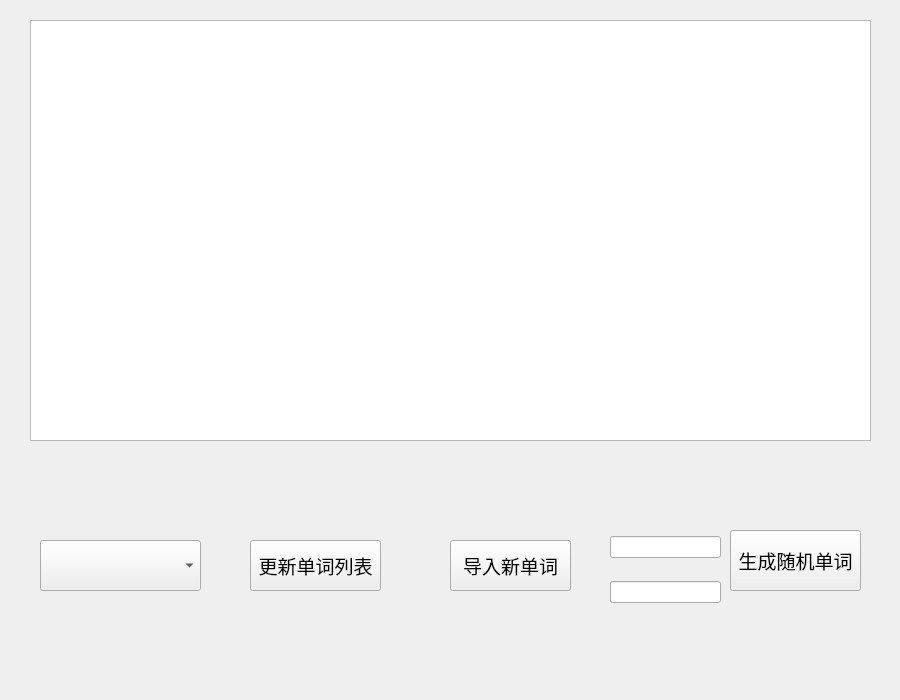
<?xml version="1.0" encoding="UTF-8"?>
<ui version="4.0">
 <class>Form</class>
 <widget class="QWidget" name="Form">
  <property name="geometry">
   <rect>
    <x>0</x>
    <y>0</y>
    <width>900</width>
    <height>700</height>
   </rect>
  </property>
  <property name="windowTitle">
   <string>Form</string>
  </property>
  <widget class="QTextBrowser" name="show_words">
   <property name="geometry">
    <rect>
     <x>30</x>
     <y>20</y>
     <width>841</width>
     <height>421</height>
    </rect>
   </property>
   <property name="font">
    <font>
     <pointsize>14</pointsize>
    </font>
   </property>
  </widget>
  <widget class="QPushButton" name="load_words">
   <property name="geometry">
    <rect>
     <x>450</x>
     <y>540</y>
     <width>121</width>
     <height>51</height>
    </rect>
   </property>
   <property name="font">
    <font>
     <pointsize>14</pointsize>
    </font>
   </property>
   <property name="text">
    <string>导入新单词</string>
   </property>
  </widget>
  <widget class="QPushButton" name="greate_random_words">
   <property name="geometry">
    <rect>
     <x>730</x>
     <y>530</y>
     <width>131</width>
     <height>61</height>
    </rect>
   </property>
   <property name="font">
    <font>
     <pointsize>14</pointsize>
    </font>
   </property>
   <property name="autoFillBackground">
    <bool>false</bool>
   </property>
   <property name="text">
    <string>生成随机单词</string>
   </property>
  </widget>
  <widget class="QComboBox" name="select_chapter_words">
   <property name="geometry">
    <rect>
     <x>40</x>
     <y>540</y>
     <width>161</width>
     <height>51</height>
    </rect>
   </property>
   <property name="font">
    <font>
     <pointsize>14</pointsize>
    </font>
   </property>
  </widget>
  <widget class="QWidget" name="">
   <property name="geometry">
    <rect>
     <x>610</x>
     <y>520</y>
     <width>111</width>
     <height>101</height>
    </rect>
   </property>
   <layout class="QVBoxLayout" name="verticalLayout">
    <property name="spacing">
     <number>7</number>
    </property>
    <property name="leftMargin">
     <number>0</number>
    </property>
    <property name="topMargin">
     <number>0</number>
    </property>
    <property name="rightMargin">
     <number>0</number>
    </property>
    <property name="bottomMargin">
     <number>0</number>
    </property>
    <item>
     <widget class="QLineEdit" name="English_words_num">
      <property name="text">
       <string/>
      </property>
      <property name="cursorMoveStyle">
       <enum>Qt::VisualMoveStyle</enum>
      </property>
     </widget>
    </item>
    <item>
     <widget class="QLineEdit" name="chinese_words_num">
      <property name="text">
       <string/>
      </property>
     </widget>
    </item>
   </layout>
  </widget>
  <widget class="QPushButton" name="update_words_chapter">
   <property name="geometry">
    <rect>
     <x>250</x>
     <y>540</y>
     <width>131</width>
     <height>51</height>
    </rect>
   </property>
   <property name="font">
    <font>
     <pointsize>14</pointsize>
    </font>
   </property>
   <property name="text">
    <string>更新单词列表</string>
   </property>
  </widget>
 </widget>
 <resources/>
 <connections/>
</ui>
